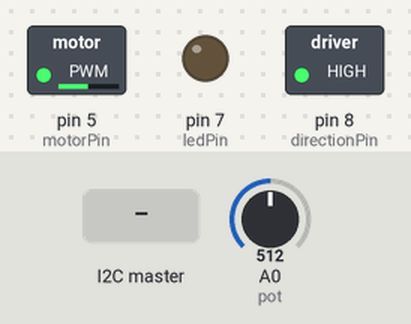
Bench run of a sketch on a simulated Arduino Uno, built with avr-gcc and run on an emulated ATmega328P. Parts: switched loads named in the sketch (green lamp = pin HIGH), output pins drawn as LEDs (lit = HIGH). Inputs (shaded band) come from the test bench; at power-on: A0 (pot) = 512. What the sketch prints to the serial monitor is not drawn.

Above: at 1.2 s.
1.3 s: the I2C master sends the byte 1
2.8 s: A0 (pot) set to 710
Timing chart, 0 to 5.8 s (numbered marks = the images above; inputs shaded):
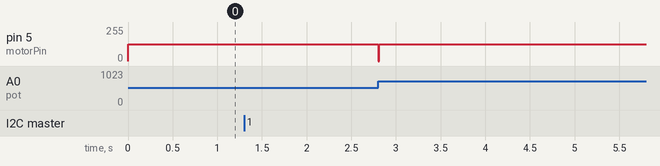

The sketch:

motor_control_loop_slave.ino
```cpp
#include "elapsedMillis.h"
#include "RunningAverage.h"
#include "Wire.h"

elapsedMillis elapsedTime;
RunningAverage myRA(20);

int motorPin = 5;
int directionPin = 8;
int onOffPin = 4; // the pin value needs to be changed
int maxPosition=700;
bool onOffState = false;
bool onOffCheck = false;
//bool direction = true;
int minPosition = 10;
bool motorRunning = false;
bool waiting = false;
int waitTime = 4000;
bool motorIn = false;
int ledPin = 7;
int actuatorPos;
bool changedState =false;

void setup() {
  Wire.begin(2);
  Wire.onReceive(switchMasterState);
  Serial.begin(9600);
  pinMode(motorPin, OUTPUT);
  pinMode(directionPin, OUTPUT);
  pinMode(onOffPin, INPUT_PULLUP);
  pinMode(ledPin, OUTPUT);
  pinMode(A0, INPUT);
  digitalWrite(directionPin, HIGH);
  analogWrite(motorPin,0);
}

void loop() {
  int actuatorPos = analogRead(A0); // get the actuator pot value
  Serial.println(onOffState);
  analogWrite(motorPin,125);
  // stop the motor if it has extended too far
  if(motorRunning && (actuatorPos > maxPosition) && !motorIn){
    motorRunning = stopMotor(motorPin);
    waiting = false;
    Serial.println("If 1");
  }
  // stop the motor if it has contracted too much
  if (motorRunning && (actuatorPos < minPosition) && motorIn){
    motorRunning = stopMotor(motorPin);
    Serial.println("If 2");
  }
  // check to see if the on-off switch has been flipped

  if (waiting && (elapsedTime > waitTime)){
    Serial.println("If 4");
    // if we have met the tightening criteria, start tightening
    waiting=false;
    digitalWrite(directionPin, LOW);
    motorRunning = startMotor(motorPin, 122);
    motorIn = true;
  }
  if (onOffState && (actuatorPos > minPosition) && !waiting && changedState){
      // wait if the device was turned on and the actuator arm is
      // extended
      changedState = false;
      Serial.println("test");
      controlLED(ledPin);
      waiting = true;
      elapsedTime = 0; // initialize the timer to 0
      Serial.println("If 3 1");
    }
 else if(!onOffState && (actuatorPos < maxPosition) && changedState){
      // extend the actuator arm if the device is turned off
      digitalWrite(directionPin, HIGH);
//      Serial.println(digitalRead(directionPin));
      motorRunning = startMotor(motorPin, 255);
      changedState=false;
      motorIn = false;
}

}

bool startMotor(int motorPin, int motorSpeed) {
  /*!
   * Start the motor ata defined speed and change the motorRunning flag to true
   *
   * Keywords:
   *  int motorPin: Corresponding Arduino pin
   *  int motorSpeed: Arduino PWM value between 0 and 255
   * Returns:
   *  bool = true: flag indicating that the motor is running
   */
   analogWrite(motorPin, motorSpeed);
   waiting = false;
   return true;
}

bool stopMotor(int motorPin) {
  /*!
   * Stop the motor by setting the writing 0 to the pin
   *
   * Keywords:
   *  int motorPin: Corresponding Arduino pin
   * Returns:
   *  bool = false: flag indicating that the motor is stopped
   */
   analogWrite(motorPin, 0);
   return false;
}

void switchMasterState(int howMany){
  changedState = true;
  int x =Wire.read();
  if(x==6){
    Serial.println(x);
    onOffState=false;
  }
  if (x==5){
    Serial.println(x);
    onOffState=true;
  }
//  Serial.println(onOffState);
//  Serial.println(actuatorPos);
//  Serial.println(minPosition);
//  Serial.println(actuatorPos>minPosition);

}


void controlLED(int ledPin) {
  /*!
   * Blink the LED when called
   */
   for (int i=0; i < 3; i++) {
    digitalWrite(ledPin, HIGH);
    delay(1000);
    digitalWrite(ledPin, LOW);
    delay(1000);
   }
}
```

Measured:
- after the input at 2.8 s, pin 5 (motorPin): 125/255 → 0/255 at once, → 125/255 0.01 s later
